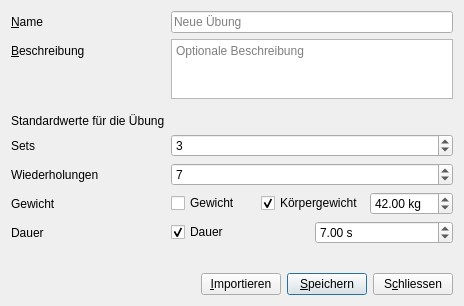
<?xml version="1.0" encoding="UTF-8"?>
<ui version="4.0">
 <class>Dialog_training_exercise</class>
 <widget class="QDialog" name="Dialog_training_exercise">
  <property name="windowModality">
   <enum>Qt::ApplicationModal</enum>
  </property>
  <property name="geometry">
   <rect>
    <x>0</x>
    <y>0</y>
    <width>464</width>
    <height>306</height>
   </rect>
  </property>
  <property name="windowTitle">
   <string>Übung</string>
  </property>
  <layout class="QVBoxLayout" name="verticalLayout">
   <item>
    <layout class="QFormLayout" name="formLayout">
     <item row="0" column="0">
      <widget class="QLabel" name="label_name">
       <property name="text">
        <string>&amp;Name</string>
       </property>
       <property name="buddy">
        <cstring>lineEdit_name</cstring>
       </property>
      </widget>
     </item>
     <item row="0" column="1">
      <widget class="QLineEdit" name="lineEdit_name">
       <property name="text">
        <string/>
       </property>
       <property name="maxLength">
        <number>32767</number>
       </property>
       <property name="placeholderText">
        <string>Neue Übung</string>
       </property>
       <property name="clearButtonEnabled">
        <bool>true</bool>
       </property>
      </widget>
     </item>
     <item row="1" column="0">
      <widget class="QLabel" name="label_description">
       <property name="text">
        <string>&amp;Beschreibung</string>
       </property>
       <property name="buddy">
        <cstring>textEdit_description</cstring>
       </property>
      </widget>
     </item>
     <item row="1" column="1">
      <widget class="QTextEdit" name="textEdit_description">
       <property name="maximumSize">
        <size>
         <width>16777215</width>
         <height>60</height>
        </size>
       </property>
       <property name="tabChangesFocus">
        <bool>true</bool>
       </property>
       <property name="placeholderText">
        <string>Optionale Beschreibung</string>
       </property>
      </widget>
     </item>
     <item row="2" column="0">
      <widget class="Line" name="line">
       <property name="orientation">
        <enum>Qt::Horizontal</enum>
       </property>
      </widget>
     </item>
     <item row="3" column="0">
      <widget class="QLabel" name="label">
       <property name="text">
        <string>Standardwerte für die Übung</string>
       </property>
      </widget>
     </item>
     <item row="5" column="0">
      <widget class="QLabel" name="label_repetitions">
       <property name="toolTip">
        <string>Wiederholungen in einem Set.</string>
       </property>
       <property name="text">
        <string>Wiederholungen</string>
       </property>
       <property name="buddy">
        <cstring>spinBox_repetitions</cstring>
       </property>
      </widget>
     </item>
     <item row="5" column="1">
      <widget class="QSpinBox" name="spinBox_repetitions">
       <property name="value">
        <number>7</number>
       </property>
      </widget>
     </item>
     <item row="6" column="0">
      <widget class="QLabel" name="label_weight">
       <property name="text">
        <string>Gewicht</string>
       </property>
       <property name="buddy">
        <cstring>doubleSpinBox_weight</cstring>
       </property>
      </widget>
     </item>
     <item row="6" column="1">
      <layout class="QHBoxLayout" name="horizontalLayout_2">
       <item>
        <widget class="QCheckBox" name="checkBox_weight">
         <property name="text">
          <string>Gewicht</string>
         </property>
         <property name="checked">
          <bool>false</bool>
         </property>
        </widget>
       </item>
       <item>
        <widget class="QCheckBox" name="checkBox_body_weight">
         <property name="text">
          <string>Körpergewicht</string>
         </property>
         <property name="checked">
          <bool>true</bool>
         </property>
        </widget>
       </item>
       <item>
        <widget class="QDoubleSpinBox" name="doubleSpinBox_weight">
         <property name="suffix">
          <string> kg</string>
         </property>
         <property name="maximum">
          <double>199.990000000000009</double>
         </property>
         <property name="value">
          <double>42.000000000000000</double>
         </property>
        </widget>
       </item>
      </layout>
     </item>
     <item row="7" column="0">
      <widget class="QLabel" name="label_duration">
       <property name="text">
        <string>Dauer</string>
       </property>
       <property name="buddy">
        <cstring>doubleSpinBox_duration</cstring>
       </property>
      </widget>
     </item>
     <item row="7" column="1">
      <layout class="QHBoxLayout" name="horizontalLayout_3">
       <item>
        <widget class="QCheckBox" name="checkBox_duration">
         <property name="text">
          <string>Dauer</string>
         </property>
         <property name="checked">
          <bool>true</bool>
         </property>
        </widget>
       </item>
       <item>
        <widget class="QDoubleSpinBox" name="doubleSpinBox_duration">
         <property name="toolTip">
          <string>Dauer der Übung [s]</string>
         </property>
         <property name="suffix">
          <string> s</string>
         </property>
         <property name="value">
          <double>7.000000000000000</double>
         </property>
        </widget>
       </item>
      </layout>
     </item>
     <item row="4" column="0">
      <widget class="QLabel" name="label_sets">
       <property name="text">
        <string>Sets</string>
       </property>
       <property name="buddy">
        <cstring>spinBox_sets</cstring>
       </property>
      </widget>
     </item>
     <item row="4" column="1">
      <widget class="QSpinBox" name="spinBox_sets">
       <property name="value">
        <number>3</number>
       </property>
      </widget>
     </item>
    </layout>
   </item>
   <item>
    <spacer name="verticalSpacer">
     <property name="orientation">
      <enum>Qt::Vertical</enum>
     </property>
     <property name="sizeHint" stdset="0">
      <size>
       <width>17</width>
       <height>70</height>
      </size>
     </property>
    </spacer>
   </item>
   <item>
    <layout class="QHBoxLayout" name="horizontalLayout">
     <item>
      <spacer name="horizontalSpacer">
       <property name="orientation">
        <enum>Qt::Horizontal</enum>
       </property>
       <property name="sizeHint" stdset="0">
        <size>
         <width>40</width>
         <height>20</height>
        </size>
       </property>
      </spacer>
     </item>
     <item>
      <widget class="QPushButton" name="pushButton_import">
       <property name="toolTip">
        <string>Eine bestehende Übung verwenden.</string>
       </property>
       <property name="text">
        <string>&amp;Importieren</string>
       </property>
      </widget>
     </item>
     <item>
      <widget class="QPushButton" name="pushButton_save">
       <property name="text">
        <string>&amp;Speichern</string>
       </property>
       <property name="default">
        <bool>true</bool>
       </property>
      </widget>
     </item>
     <item>
      <widget class="QPushButton" name="pushButton_close">
       <property name="text">
        <string>S&amp;chliessen</string>
       </property>
      </widget>
     </item>
    </layout>
   </item>
  </layout>
 </widget>
 <tabstops>
  <tabstop>lineEdit_name</tabstop>
  <tabstop>textEdit_description</tabstop>
  <tabstop>spinBox_sets</tabstop>
  <tabstop>spinBox_repetitions</tabstop>
  <tabstop>checkBox_weight</tabstop>
  <tabstop>checkBox_body_weight</tabstop>
  <tabstop>doubleSpinBox_weight</tabstop>
  <tabstop>checkBox_duration</tabstop>
  <tabstop>doubleSpinBox_duration</tabstop>
  <tabstop>pushButton_save</tabstop>
  <tabstop>pushButton_import</tabstop>
  <tabstop>pushButton_close</tabstop>
 </tabstops>
 <resources>
  <include location="resources/resources.qrc"/>
 </resources>
 <connections>
  <connection>
   <sender>pushButton_close</sender>
   <signal>clicked()</signal>
   <receiver>Dialog_training_exercise</receiver>
   <slot>reject()</slot>
   <hints>
    <hint type="sourcelabel">
     <x>453</x>
     <y>372</y>
    </hint>
    <hint type="destinationlabel">
     <x>180</x>
     <y>85</y>
    </hint>
   </hints>
  </connection>
 </connections>
</ui>
